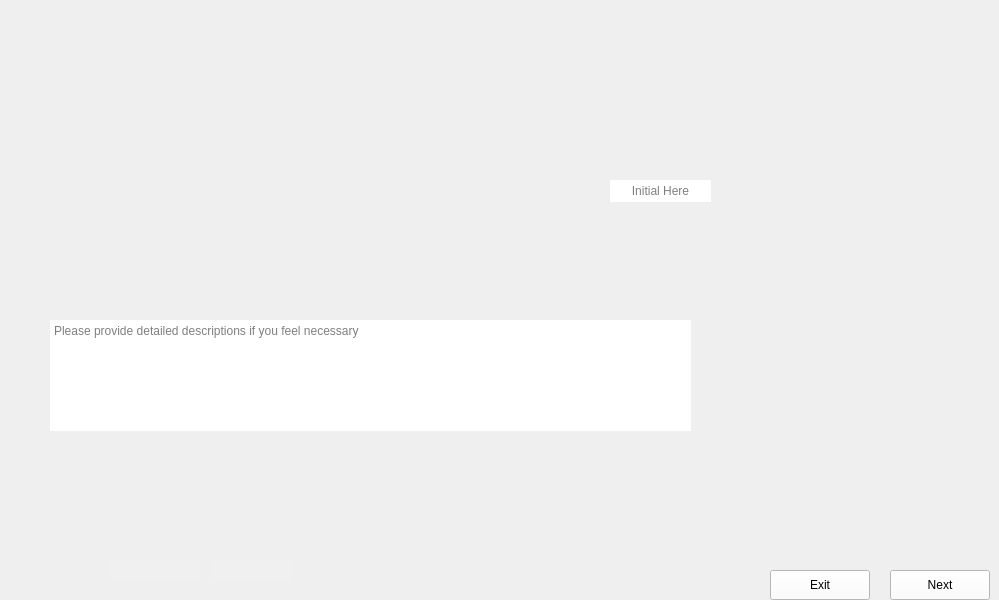
      <widget class="QWidget" name="Dice_Framing_Piezo_3">
       <property name="maximumSize">
        <size>
         <width>1024</width>
         <height>600</height>
        </size>
       </property>
       <property name="styleSheet">
        <string notr="true">border-image: url(:/images/images/Dice_Framing_Piezo_3.png);</string>
       </property>
       <widget class="QTextEdit" name="Dice_Framing_Piezo_3_Comments">
        <property name="geometry">
         <rect>
          <x>50</x>
          <y>320</y>
          <width>641</width>
          <height>111</height>
         </rect>
        </property>
        <property name="styleSheet">
         <string notr="true">border-image:None;
border: None;</string>
        </property>
        <property name="placeholderText">
         <string>Please provide detailed descriptions if you feel necessary </string>
        </property>
       </widget>
       <widget class="QLineEdit" name="Dice_Framing_Piezo_3_Data">
        <property name="geometry">
         <rect>
          <x>610</x>
          <y>180</y>
          <width>101</width>
          <height>22</height>
         </rect>
        </property>
        <property name="styleSheet">
         <string notr="true">border-image:None;
border: None;</string>
        </property>
        <property name="alignment">
         <set>Qt::AlignCenter</set>
        </property>
        <property name="readOnly">
         <bool>false</bool>
        </property>
        <property name="placeholderText">
         <string>Initial Here</string>
        </property>
       </widget>
       <widget class="QPushButton" name="Dice_Framing_Piezo_3_Next">
        <property name="geometry">
         <rect>
          <x>890</x>
          <y>570</y>
          <width>100</width>
          <height>30</height>
         </rect>
        </property>
        <property name="styleSheet">
         <string notr="true">QPushButton{
background-color: rgb(255, 255, 255);
height: 35px;
border-image:None;
}
QPushButton::hover{
background-color: rgb(0, 0, 255);
}
QPushButton:pressed{
padding-top:7px;
padding-top:7px;
}</string>
        </property>
        <property name="text">
         <string>Next</string>
        </property>
       </widget>
       <widget class="QPushButton" name="Dice_Framing_Piezo_3_Back">
        <property name="geometry">
         <rect>
          <x>770</x>
          <y>570</y>
          <width>100</width>
          <height>30</height>
         </rect>
        </property>
        <property name="styleSheet">
         <string notr="true">QPushButton{
background-color: rgb(255, 255, 255);
height: 35px;
border-image:None;
}
QPushButton::hover{
background-color: rgb(0, 0, 255);
}
QPushButton:pressed{
padding-top:7px;
padding-top:7px;
}</string>
        </property>
        <property name="text">
         <string>Exit</string>
        </property>
       </widget>
       <widget class="QLineEdit" name="Dice_Framing_Piezo_3_Initial">
        <property name="geometry">
         <rect>
          <x>210</x>
          <y>560</y>
          <width>81</width>
          <height>22</height>
         </rect>
        </property>
        <property name="styleSheet">
         <string notr="true">QLineEdit{
background-color: rgb(240, 240, 240);
border: none;
border-image:None;
}</string>
        </property>
       </widget>
       <widget class="QLineEdit" name="Dice_Framing_Piezo_3_Dates">
        <property name="geometry">
         <rect>
          <x>110</x>
          <y>560</y>
          <width>91</width>
          <height>22</height>
         </rect>
        </property>
        <property name="styleSheet">
         <string notr="true">QLineEdit{
background-color: rgb(240, 240, 240);
border: none;
border-image:None;
}</string>
        </property>
       </widget>
      </widget>
